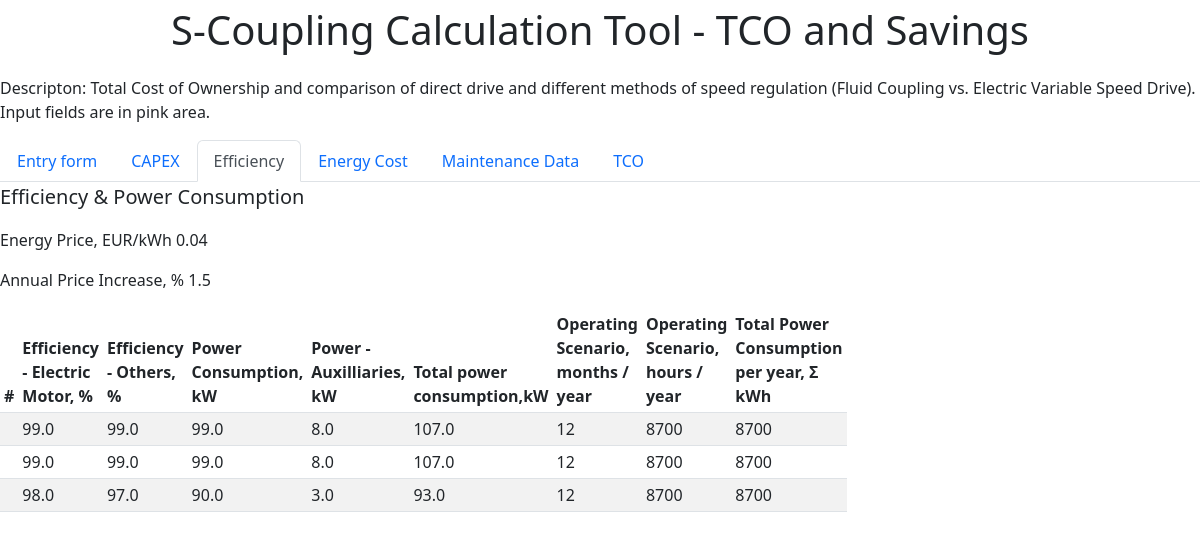
/efficiency, run on an earlier commit of the app's database.
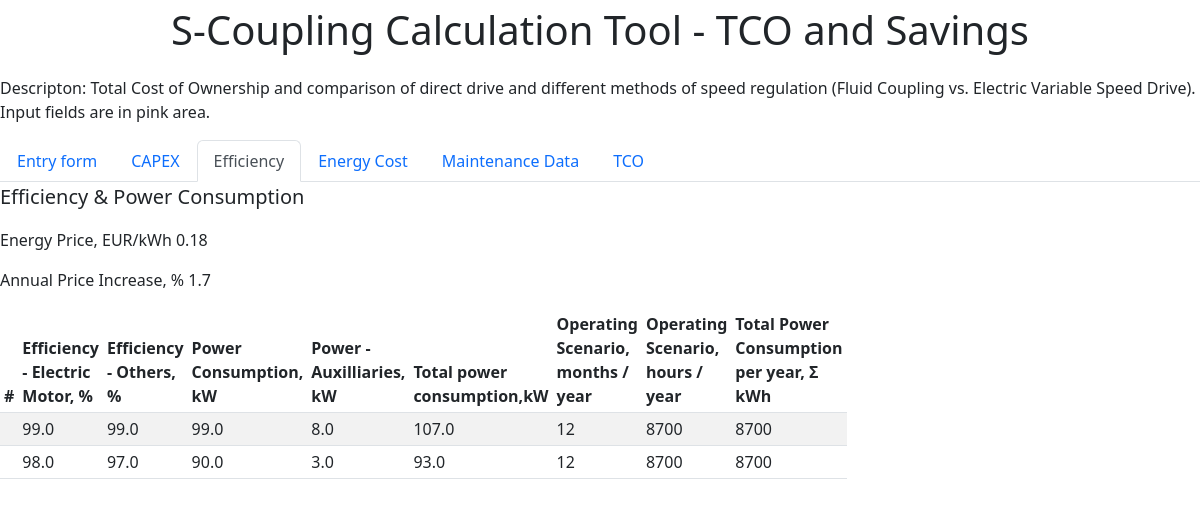
And on a later commit of the database.
### app.py (models this page shows, shortened)
class General(db.Model):
    id = db.Column(db.Integer, primary_key=True)
    unit_name = db.Column(db.String(30), nullable=False)
    energy_price = db.Column(db.Float, nullable=False, default=0.04)
    annual_increase = db.Column(db.Float, nullable=False, default=1.5)
    number_years = db.Column(db.Integer, nullable=False, default=30)

class Point(db.Model):
    id = db.Column(db.Integer, primary_key=True)
    eff_driver = db.Column(db.Float, nullable=False)
    eff_other = db.Column(db.Float, nullable=False)
    power_pump = db.Column(db.Float, nullable=False)
    power_aux = db.Column(db.Float, nullable=False)
    scenario = db.Column(db.Integer, nullable=False)

### app.py (the view)
@app.route('/efficiency', methods=['POST','GET'])
def efficiency():
    generals = General.query.all()
    points = Point.query.all()
    unit_name = generals[-1].unit_name
    energy_price = generals[-1].energy_price
    annual_increase = generals[-1].annual_increase
    return render_template('efficiency.html',unit_name=unit_name,energy_price=energy_price,annual_increase=annual_increase,points=points)

### templates/efficiency.html (shortened to what this page needs)
{% extends 'base.html'%}
{%block body%}
<ul class="nav nav-tabs" id="myTab" role="tablist">
  <li class="nav-item" role="presentation">
    <a class="nav-link" id="form" data-bs-toggle="tab" data-bs-target="#Entry form" type="button" role="tab" aria-controls="Entry form" aria-selected="false" href="/form_page">Entry form</a>
  </li>
  <li class="nav-item" role="presentation">
    <a class="nav-link" id="capex" data-bs-toggle="tab" data-bs-target="#capex" type="button" role="tab" aria-controls="capex" aria-selected="false" href="/capex">CAPEX</a>
  </li>
  <li class="nav-item" role="presentation">
    <a class="nav-link active" id="efficiency" data-bs-toggle="tab" data-bs-target="#efficiency" type="button" role="tab" aria-controls="efficiency" aria-selected="true" href="/efficiency">Efficiency</a>
  </li>
    <li class="energy" role="presentation">
    <a class="nav-link" id="energy" data-bs-toggle="tab" data-bs-target="#energy" type="button" role="tab" aria-controls="energy" aria-selected="false" href="/energy">Energy Cost</a>
  </li>
    <li class="energy" role="presentation">
    <a class="nav-link" id="maintenance" data-bs-toggle="tab" data-bs-target="#maintenance" type="button" role="tab" aria-controls="maintenance" aria-selected="false" href="/maintenance">Maintenance Data</a>
  </li>
    <li class="energy" role="presentation">
    <a class="nav-link" id="tco" data-bs-toggle="tab" data-bs-target="#tco" type="button" role="tab" aria-controls="tco" aria-selected="false" href="/tco">TCO</a>
  </li>
</ul>
<p class="lead">Efficiency & Power Consumption</p>
<p>Energy Price, EUR/kWh  {{energy_price}}</p>
<p>Annual Price Increase, %  {{annual_increase}}</p>
<table style="width:100px;" class="table table-striped table-sm">
          <thead>
            <tr>
              <th scope="col">#</th>
              <th scope="col">Efficiency - Electric Motor, %</th>
              <th scope="col">Efficiency - Others, %</th>
              <th scope="col">Power Consumption, kW</th>
              <th scope="col">Power - Auxilliaries, kW</th>
              <th scope="col">Total power consumption,kW</th>
              <th scope="col">Operating Scenario, months / year</th>
              <th scope="col">Operating Scenario, hours / year</th>
              <th scope="col">Total Power Consumption per year, Σ kWh</th>
            </tr>
          </thead>
     <tbody>
     {% for i in points %}
            <tr>
              <td class="counterCell"></td>
              <td>{{i.eff_driver}}</td>
              <td>{{i.eff_other}}</td>
              <td>{{i.power_pump}}</td>
              <td>{{i.power_aux}}</td>
              <td>{{i.power_aux+i.power_pump}}</td>
              <td>{{i.scenario}}</td>
               <td>{{i.scenario*725}}</td>
              <td>{{i.scenario*725}}</td>
            </tr>
     {% endfor %}
          </tbody>
</table>
{%endblock%}

### templates/base.html (shortened to what this page needs)
<!DOCTYPE html>
<html lang="en">
<head>
    <link rel="stylesheet" href="{{ url_for('static', filename='css/main.css') }}">
    <link rel="stylesheet" href='https://cdn.jsdelivr.net/npm/bootstrap@5.2.0/dist/css/bootstrap.min.css'>
</head>
<body>
<p class="text-center">
<span class="fs-1">S-Coupling Calculation Tool - TCO and Savings</span></p>
<p class="text-left">
<span class="fs-6">Descripton:  Total Cost of Ownership and comparison of direct drive and different methods of speed regulation (Fluid Coupling vs. Electric Variable Speed Drive). Input fields are in pink area.
</span></p>
{%block body%}{%endblock%}
</body>
</html>

What changed in the data, as far as the page shows it:
removed Point: eff_driver "99.0", eff_other "99.0", power_pump "99.0", power_aux "8.0", i.power_aux+i.power_pump "107.0", scenario "12", i.scenario*725 "8700"
changed General: energy_price "0.04" → "0.18"; annual_increase "1.5" → "1.7"
